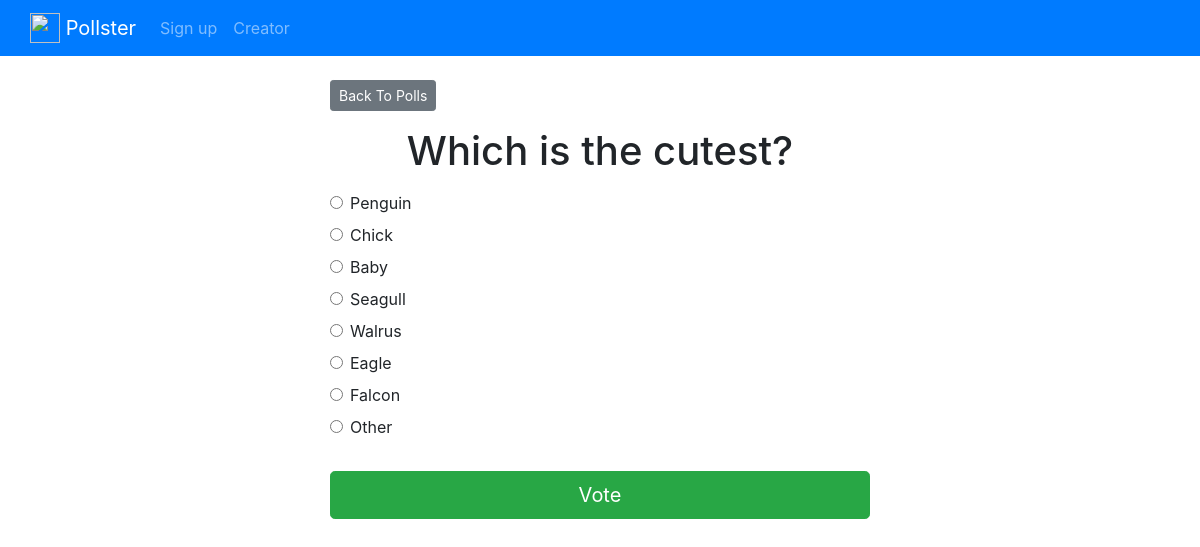
/polls/1, run on the app's committed database.
### polls/models.py (models this page shows, shortened)
class Question(models.Model):
    question_text = models.CharField(max_length=200)
    pub_date = models.DateTimeField("date published")

class Choice(models.Model):
    question = models.ForeignKey(Question, on_delete=models.CASCADE)
    choice_text = models.CharField(max_length=200)
    votes = models.IntegerField(default=0)

### polls/views.py (the view)
# urls.py: path('<int:question_id>', views.detail, name='detail'),
def detail(request, question_id):
    try:
        question = Question.objects.get(pk=question_id)
    except Question.DoesNotExist:
        raise Http404("The question you were looking for does not exist. The link may have been invalid or the url doesn't exist")
    return render(request, 'polls/details.html', {'question': question})

### templates/polls/details.html (shortened to what this page needs)
{% extends 'base.html' %}
{% block content %}
<a class="btn btn-secondary btn-sm mb-3" href="{% url 'polls:index' %}">Back To Polls</a>
<h1 class="text-center mb-3">{{ question.question_text }}</h1>
<form action="{% url 'polls:vote' question.id %}" method="post">
	{% for choice in question.choice_set.all %}
		<div class="form-check">
			<input
				type="radio"
				name="choice"
				class="form-check-input"
				id="choice{{ forloop.counter }}"
				value="{{ choice.id }}"
			/>
			<label for="choice{{ forloop.counter }}">{{ choice.choice_text }}</label
			>
		</div>
	{% endfor %}
	<input type="submit" value="Vote" class="btn btn-success btn-lg btn-block mt-4" />
</form>
{% endblock %}

### data on the page
Question: question_text "Which is the cutest?"
Choice: choice_text "Penguin"
Choice: choice_text "Chick"
Choice: choice_text "Baby"
Choice: choice_text "Seagull"
Choice: choice_text "Walrus"
Choice: choice_text "Eagle"
Choice: choice_text "Falcon"
Choice: choice_text "Other"
